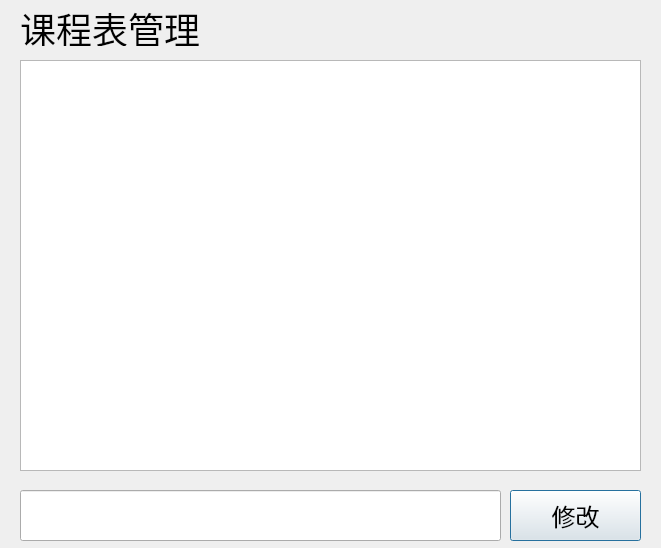
<?xml version="1.0" encoding="UTF-8"?>
<ui version="4.0">
 <class>courseDialog</class>
 <widget class="QDialog" name="courseDialog">
  <property name="geometry">
   <rect>
    <x>0</x>
    <y>0</y>
    <width>661</width>
    <height>548</height>
   </rect>
  </property>
  <property name="windowTitle">
   <string>Dialog</string>
  </property>
  <widget class="QLabel" name="label">
   <property name="geometry">
    <rect>
     <x>20</x>
     <y>10</y>
     <width>180</width>
     <height>36</height>
    </rect>
   </property>
   <property name="font">
    <font>
     <pointsize>27</pointsize>
    </font>
   </property>
   <property name="text">
    <string>课程表管理</string>
   </property>
  </widget>
  <widget class="QTableWidget" name="tableWidget">
   <property name="geometry">
    <rect>
     <x>20</x>
     <y>60</y>
     <width>621</width>
     <height>411</height>
    </rect>
   </property>
  </widget>
  <widget class="QLineEdit" name="lineEdit">
   <property name="geometry">
    <rect>
     <x>20</x>
     <y>490</y>
     <width>481</width>
     <height>51</height>
    </rect>
   </property>
   <property name="font">
    <font>
     <pointsize>18</pointsize>
    </font>
   </property>
  </widget>
  <widget class="QPushButton" name="pushButton">
   <property name="geometry">
    <rect>
     <x>510</x>
     <y>490</y>
     <width>131</width>
     <height>51</height>
    </rect>
   </property>
   <property name="font">
    <font>
     <pointsize>18</pointsize>
    </font>
   </property>
   <property name="text">
    <string>修改</string>
   </property>
  </widget>
 </widget>
 <resources/>
 <connections/>
</ui>
